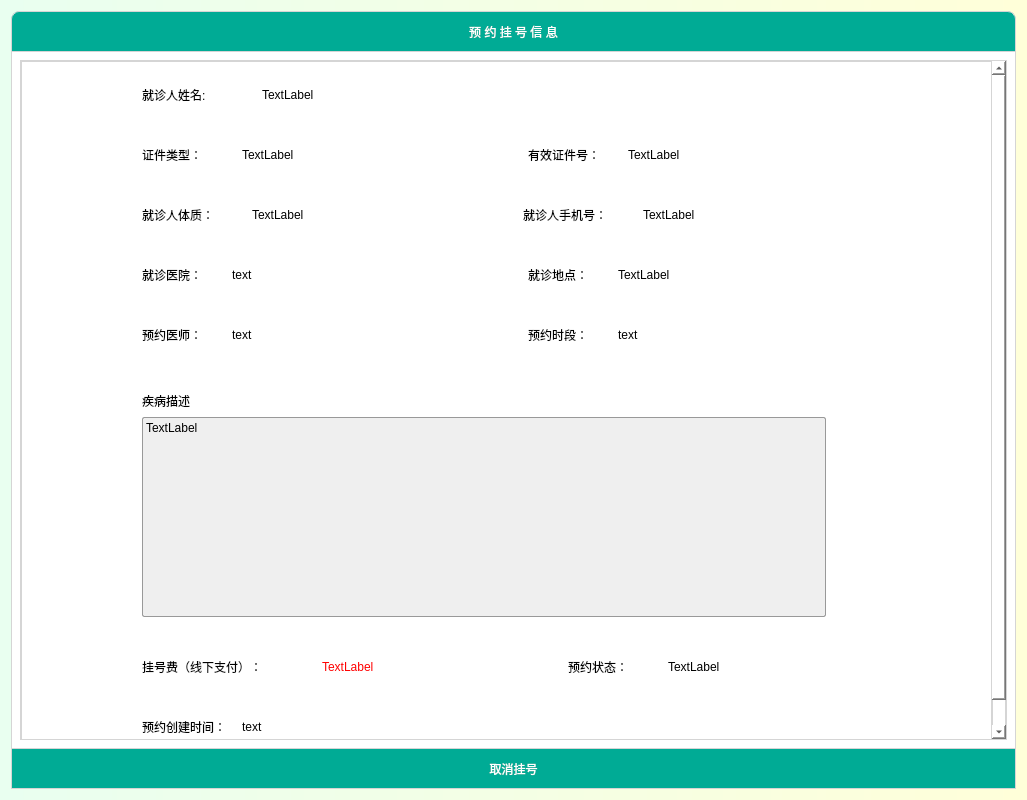
<?xml version="1.0" encoding="UTF-8"?>
<ui version="4.0">
 <class>appointmentWidget</class>
 <widget class="QWidget" name="appointmentWidget">
  <property name="geometry">
   <rect>
    <x>0</x>
    <y>0</y>
    <width>1027</width>
    <height>800</height>
   </rect>
  </property>
  <property name="minimumSize">
   <size>
    <width>800</width>
    <height>800</height>
   </size>
  </property>
  <property name="windowTitle">
   <string>Form</string>
  </property>
  <property name="styleSheet">
   <string notr="true">background-color: qlineargradient(spread:pad, x1:0, y1:0, x2:1, y2:0, stop:0 rgba(233, 255, 240), stop:1 rgba(255, 255, 217));</string>
  </property>
  <layout class="QVBoxLayout" name="verticalLayout">
   <property name="spacing">
    <number>0</number>
   </property>
   <item>
    <widget class="QLabel" name="skinDisName_label">
     <property name="sizePolicy">
      <sizepolicy hsizetype="Expanding" vsizetype="Fixed">
       <horstretch>0</horstretch>
       <verstretch>0</verstretch>
      </sizepolicy>
     </property>
     <property name="minimumSize">
      <size>
       <width>160</width>
       <height>40</height>
      </size>
     </property>
     <property name="maximumSize">
      <size>
       <width>5000</width>
       <height>40</height>
      </size>
     </property>
     <property name="styleSheet">
      <string notr="true">font: 75 14pt &quot;微软雅黑&quot;;
color:#fff;
background-color:rgb(0,171,149);
border-radius:0px;
border-top-left-radius:8px;
border-top-right-radius:8px;
border:1px solid #d5d5d5;
border-bottom:0;
</string>
     </property>
     <property name="text">
      <string>预 约 挂 号 信 息</string>
     </property>
     <property name="textFormat">
      <enum>Qt::AutoText</enum>
     </property>
     <property name="scaledContents">
      <bool>false</bool>
     </property>
     <property name="alignment">
      <set>Qt::AlignCenter</set>
     </property>
    </widget>
   </item>
   <item>
    <widget class="QWidget" name="widget" native="true">
     <property name="styleSheet">
      <string notr="true">QWidget{
background-color: rgb(255, 255, 255);
border:1px solid #d5d5d5;
}
QLabel{
border:0;
}</string>
     </property>
     <layout class="QVBoxLayout" name="verticalLayout_2">
      <item>
       <widget class="QScrollArea" name="scrollArea">
        <property name="styleSheet">
         <string notr="true">QScrollBar:vertical
{
width:8px;
margin:0px,0px,0px,0px;
padding-top:9px; 
padding-bottom:9px;
background-color:rgba(0,171,149, 0.2);
}</string>
        </property>
        <property name="widgetResizable">
         <bool>true</bool>
        </property>
        <widget class="QWidget" name="scrollAreaWidgetContents">
         <property name="geometry">
          <rect>
           <x>0</x>
           <y>0</y>
           <width>981</width>
           <height>823</height>
          </rect>
         </property>
         <layout class="QHBoxLayout" name="horizontalLayout_7">
          <item>
           <spacer name="horizontalSpacer_6">
            <property name="orientation">
             <enum>Qt::Horizontal</enum>
            </property>
            <property name="sizeType">
             <enum>QSizePolicy::Fixed</enum>
            </property>
            <property name="sizeHint" stdset="0">
             <size>
              <width>103</width>
              <height>20</height>
             </size>
            </property>
           </spacer>
          </item>
          <item>
           <widget class="QWidget" name="widget_2" native="true">
            <property name="styleSheet">
             <string notr="true">QWidget{
border:0;
}
QScrollBar:vertical
{
width:8px;
margin:0px,0px,0px,0px;
padding-top:9px; 
padding-bottom:9px;
background-color:rgb(0,171,149);
}</string>
            </property>
            <layout class="QVBoxLayout" name="verticalLayout_4">
             <property name="spacing">
              <number>40</number>
             </property>
             <property name="leftMargin">
              <number>9</number>
             </property>
             <property name="topMargin">
              <number>0</number>
             </property>
             <property name="bottomMargin">
              <number>0</number>
             </property>
             <item>
              <spacer name="verticalSpacer">
               <property name="orientation">
                <enum>Qt::Vertical</enum>
               </property>
               <property name="sizeType">
                <enum>QSizePolicy::Fixed</enum>
               </property>
               <property name="sizeHint" stdset="0">
                <size>
                 <width>20</width>
                 <height>15</height>
                </size>
               </property>
              </spacer>
             </item>
             <item>
              <layout class="QHBoxLayout" name="horizontalLayout">
               <property name="spacing">
                <number>0</number>
               </property>
               <item>
                <widget class="QLabel" name="label_48">
                 <property name="sizePolicy">
                  <sizepolicy hsizetype="Fixed" vsizetype="Preferred">
                   <horstretch>0</horstretch>
                   <verstretch>0</verstretch>
                  </sizepolicy>
                 </property>
                 <property name="minimumSize">
                  <size>
                   <width>120</width>
                   <height>0</height>
                  </size>
                 </property>
                 <property name="maximumSize">
                  <size>
                   <width>120</width>
                   <height>16777215</height>
                  </size>
                 </property>
                 <property name="styleSheet">
                  <string notr="true">font: 12pt &quot;微软雅黑&quot;;</string>
                 </property>
                 <property name="text">
                  <string>就诊人姓名:</string>
                 </property>
                </widget>
               </item>
               <item>
                <widget class="QLabel" name="patName">
                 <property name="styleSheet">
                  <string notr="true">font: 12pt &quot;微软雅黑&quot;;</string>
                 </property>
                 <property name="text">
                  <string>TextLabel</string>
                 </property>
                </widget>
               </item>
               <item>
                <spacer name="horizontalSpacer_7">
                 <property name="orientation">
                  <enum>Qt::Horizontal</enum>
                 </property>
                 <property name="sizeHint" stdset="0">
                  <size>
                   <width>40</width>
                   <height>20</height>
                  </size>
                 </property>
                </spacer>
               </item>
              </layout>
             </item>
             <item>
              <layout class="QHBoxLayout" name="horizontalLayout_5">
               <property name="spacing">
                <number>0</number>
               </property>
               <item>
                <widget class="QLabel" name="label_47">
                 <property name="sizePolicy">
                  <sizepolicy hsizetype="Fixed" vsizetype="Preferred">
                   <horstretch>0</horstretch>
                   <verstretch>0</verstretch>
                  </sizepolicy>
                 </property>
                 <property name="minimumSize">
                  <size>
                   <width>100</width>
                   <height>0</height>
                  </size>
                 </property>
                 <property name="maximumSize">
                  <size>
                   <width>100</width>
                   <height>16777215</height>
                  </size>
                 </property>
                 <property name="styleSheet">
                  <string notr="true">font: 10pt &quot;微软雅黑&quot;;</string>
                 </property>
                 <property name="text">
                  <string>&lt;span style='color:black;'&gt;证件类型：&lt;/span&gt;</string>
                 </property>
                </widget>
               </item>
               <item>
                <widget class="QLabel" name="idType">
                 <property name="styleSheet">
                  <string notr="true">font: 10pt &quot;微软雅黑&quot;;</string>
                 </property>
                 <property name="text">
                  <string>TextLabel</string>
                 </property>
                </widget>
               </item>
               <item>
                <spacer name="horizontalSpacer_5">
                 <property name="orientation">
                  <enum>Qt::Horizontal</enum>
                 </property>
                 <property name="sizeType">
                  <enum>QSizePolicy::Preferred</enum>
                 </property>
                 <property name="sizeHint" stdset="0">
                  <size>
                   <width>40</width>
                   <height>20</height>
                  </size>
                 </property>
                </spacer>
               </item>
               <item>
                <widget class="QLabel" name="label_46">
                 <property name="sizePolicy">
                  <sizepolicy hsizetype="Fixed" vsizetype="Preferred">
                   <horstretch>0</horstretch>
                   <verstretch>0</verstretch>
                  </sizepolicy>
                 </property>
                 <property name="minimumSize">
                  <size>
                   <width>100</width>
                   <height>0</height>
                  </size>
                 </property>
                 <property name="maximumSize">
                  <size>
                   <width>100</width>
                   <height>16777215</height>
                  </size>
                 </property>
                 <property name="styleSheet">
                  <string notr="true">font: 10pt &quot;微软雅黑&quot;;</string>
                 </property>
                 <property name="text">
                  <string>&lt;span style='color:black;'&gt;有效证件号：&lt;/span&gt;</string>
                 </property>
                </widget>
               </item>
               <item>
                <widget class="QLabel" name="idNum">
                 <property name="styleSheet">
                  <string notr="true">font: 10pt &quot;微软雅黑&quot;;</string>
                 </property>
                 <property name="text">
                  <string>TextLabel</string>
                 </property>
                </widget>
               </item>
              </layout>
             </item>
             <item>
              <layout class="QHBoxLayout" name="horizontalLayout_2">
               <property name="spacing">
                <number>0</number>
               </property>
               <item>
                <widget class="QLabel" name="label_39">
                 <property name="sizePolicy">
                  <sizepolicy hsizetype="Fixed" vsizetype="Preferred">
                   <horstretch>0</horstretch>
                   <verstretch>0</verstretch>
                  </sizepolicy>
                 </property>
                 <property name="minimumSize">
                  <size>
                   <width>110</width>
                   <height>0</height>
                  </size>
                 </property>
                 <property name="maximumSize">
                  <size>
                   <width>110</width>
                   <height>16777215</height>
                  </size>
                 </property>
                 <property name="styleSheet">
                  <string notr="true">font: 10pt &quot;微软雅黑&quot;;</string>
                 </property>
                 <property name="text">
                  <string>&lt;span style='color:black;'&gt;就诊人体质：&lt;/span&gt;</string>
                 </property>
                </widget>
               </item>
               <item>
                <widget class="QLabel" name="patCons">
                 <property name="styleSheet">
                  <string notr="true">font: 10pt &quot;微软雅黑&quot;;</string>
                 </property>
                 <property name="text">
                  <string>TextLabel</string>
                 </property>
                </widget>
               </item>
               <item>
                <spacer name="horizontalSpacer">
                 <property name="orientation">
                  <enum>Qt::Horizontal</enum>
                 </property>
                 <property name="sizeType">
                  <enum>QSizePolicy::Preferred</enum>
                 </property>
                 <property name="sizeHint" stdset="0">
                  <size>
                   <width>40</width>
                   <height>20</height>
                  </size>
                 </property>
                </spacer>
               </item>
               <item>
                <widget class="QLabel" name="label">
                 <property name="sizePolicy">
                  <sizepolicy hsizetype="Fixed" vsizetype="Preferred">
                   <horstretch>0</horstretch>
                   <verstretch>0</verstretch>
                  </sizepolicy>
                 </property>
                 <property name="minimumSize">
                  <size>
                   <width>120</width>
                   <height>0</height>
                  </size>
                 </property>
                 <property name="maximumSize">
                  <size>
                   <width>120</width>
                   <height>16777215</height>
                  </size>
                 </property>
                 <property name="styleSheet">
                  <string notr="true">font: 10pt &quot;微软雅黑&quot;;</string>
                 </property>
                 <property name="text">
                  <string>&lt;span style='color:black;'&gt;就诊人手机号：&lt;/span&gt;</string>
                 </property>
                </widget>
               </item>
               <item>
                <widget class="QLabel" name="patPhone">
                 <property name="styleSheet">
                  <string notr="true">font: 10pt &quot;微软雅黑&quot;;</string>
                 </property>
                 <property name="text">
                  <string>TextLabel</string>
                 </property>
                </widget>
               </item>
              </layout>
             </item>
             <item>
              <layout class="QHBoxLayout" name="horizontalLayout_3">
               <property name="spacing">
                <number>0</number>
               </property>
               <item>
                <widget class="QLabel" name="label_43">
                 <property name="sizePolicy">
                  <sizepolicy hsizetype="Fixed" vsizetype="Preferred">
                   <horstretch>0</horstretch>
                   <verstretch>0</verstretch>
                  </sizepolicy>
                 </property>
                 <property name="minimumSize">
                  <size>
                   <width>90</width>
                   <height>0</height>
                  </size>
                 </property>
                 <property name="maximumSize">
                  <size>
                   <width>90</width>
                   <height>16777215</height>
                  </size>
                 </property>
                 <property name="styleSheet">
                  <string notr="true">font: 10pt &quot;微软雅黑&quot;;</string>
                 </property>
                 <property name="text">
                  <string>&lt;span style='color:black;'&gt;就诊医院：&lt;/span&gt;</string>
                 </property>
                </widget>
               </item>
               <item>
                <widget class="QLabel" name="hospitalName">
                 <property name="styleSheet">
                  <string notr="true">font: 10pt &quot;微软雅黑&quot;;</string>
                 </property>
                 <property name="text">
                  <string>text</string>
                 </property>
                </widget>
               </item>
               <item>
                <spacer name="horizontalSpacer_2">
                 <property name="orientation">
                  <enum>Qt::Horizontal</enum>
                 </property>
                 <property name="sizeType">
                  <enum>QSizePolicy::Preferred</enum>
                 </property>
                 <property name="sizeHint" stdset="0">
                  <size>
                   <width>40</width>
                   <height>20</height>
                  </size>
                 </property>
                </spacer>
               </item>
               <item>
                <widget class="QLabel" name="patCons_2">
                 <property name="sizePolicy">
                  <sizepolicy hsizetype="Fixed" vsizetype="Preferred">
                   <horstretch>0</horstretch>
                   <verstretch>0</verstretch>
                  </sizepolicy>
                 </property>
                 <property name="minimumSize">
                  <size>
                   <width>90</width>
                   <height>0</height>
                  </size>
                 </property>
                 <property name="maximumSize">
                  <size>
                   <width>90</width>
                   <height>16777215</height>
                  </size>
                 </property>
                 <property name="styleSheet">
                  <string notr="true">font: 10pt &quot;微软雅黑&quot;;</string>
                 </property>
                 <property name="text">
                  <string>就诊地点：</string>
                 </property>
                </widget>
               </item>
               <item>
                <widget class="QLabel" name="hosPos">
                 <property name="styleSheet">
                  <string notr="true">font: 10pt &quot;微软雅黑&quot;;</string>
                 </property>
                 <property name="text">
                  <string>TextLabel</string>
                 </property>
                </widget>
               </item>
              </layout>
             </item>
             <item>
              <layout class="QHBoxLayout" name="horizontalLayout_4">
               <property name="spacing">
                <number>0</number>
               </property>
               <item>
                <widget class="QLabel" name="label_44">
                 <property name="sizePolicy">
                  <sizepolicy hsizetype="Fixed" vsizetype="Preferred">
                   <horstretch>0</horstretch>
                   <verstretch>0</verstretch>
                  </sizepolicy>
                 </property>
                 <property name="minimumSize">
                  <size>
                   <width>90</width>
                   <height>0</height>
                  </size>
                 </property>
                 <property name="maximumSize">
                  <size>
                   <width>90</width>
                   <height>16777215</height>
                  </size>
                 </property>
                 <property name="sizeIncrement">
                  <size>
                   <width>0</width>
                   <height>0</height>
                  </size>
                 </property>
                 <property name="styleSheet">
                  <string notr="true">font: 10pt &quot;微软雅黑&quot;;</string>
                 </property>
                 <property name="text">
                  <string>&lt;span style='color:black;'&gt;预约医师：&lt;/span&gt;</string>
                 </property>
                </widget>
               </item>
               <item>
                <widget class="QLabel" name="doctor">
                 <property name="styleSheet">
                  <string notr="true">font: 10pt &quot;微软雅黑&quot;;</string>
                 </property>
                 <property name="text">
                  <string>text</string>
                 </property>
                </widget>
               </item>
               <item>
                <spacer name="horizontalSpacer_3">
                 <property name="orientation">
                  <enum>Qt::Horizontal</enum>
                 </property>
                 <property name="sizeType">
                  <enum>QSizePolicy::Preferred</enum>
                 </property>
                 <property name="sizeHint" stdset="0">
                  <size>
                   <width>40</width>
                   <height>20</height>
                  </size>
                 </property>
                </spacer>
               </item>
               <item>
                <widget class="QLabel" name="label_52">
                 <property name="sizePolicy">
                  <sizepolicy hsizetype="Fixed" vsizetype="Preferred">
                   <horstretch>0</horstretch>
                   <verstretch>0</verstretch>
                  </sizepolicy>
                 </property>
                 <property name="minimumSize">
                  <size>
                   <width>90</width>
                   <height>0</height>
                  </size>
                 </property>
                 <property name="maximumSize">
                  <size>
                   <width>90</width>
                   <height>16777215</height>
                  </size>
                 </property>
                 <property name="styleSheet">
                  <string notr="true">font: 10pt &quot;微软雅黑&quot;;</string>
                 </property>
                 <property name="text">
                  <string>&lt;span style='color:black;'&gt;预约时段：&lt;/span&gt;</string>
                 </property>
                </widget>
               </item>
               <item>
                <widget class="QLabel" name="appoDate">
                 <property name="styleSheet">
                  <string notr="true">font: 10pt &quot;微软雅黑&quot;;</string>
                 </property>
                 <property name="text">
                  <string>text</string>
                 </property>
                </widget>
               </item>
              </layout>
             </item>
             <item>
              <layout class="QVBoxLayout" name="verticalLayout_3">
               <property name="spacing">
                <number>0</number>
               </property>
               <item>
                <widget class="QLabel" name="label_49">
                 <property name="sizePolicy">
                  <sizepolicy hsizetype="Fixed" vsizetype="Fixed">
                   <horstretch>0</horstretch>
                   <verstretch>0</verstretch>
                  </sizepolicy>
                 </property>
                 <property name="minimumSize">
                  <size>
                   <width>125</width>
                   <height>32</height>
                  </size>
                 </property>
                 <property name="maximumSize">
                  <size>
                   <width>125</width>
                   <height>32</height>
                  </size>
                 </property>
                 <property name="styleSheet">
                  <string notr="true">font: 10pt &quot;微软雅黑&quot;;</string>
                 </property>
                 <property name="text">
                  <string>&lt;span style='color:black;'&gt;疾病描述&lt;/span&gt;</string>
                 </property>
                </widget>
               </item>
               <item>
                <widget class="QLabel" name="desc">
                 <property name="sizePolicy">
                  <sizepolicy hsizetype="Fixed" vsizetype="Preferred">
                   <horstretch>0</horstretch>
                   <verstretch>0</verstretch>
                  </sizepolicy>
                 </property>
                 <property name="minimumSize">
                  <size>
                   <width>684</width>
                   <height>200</height>
                  </size>
                 </property>
                 <property name="maximumSize">
                  <size>
                   <width>684</width>
                   <height>16777215</height>
                  </size>
                 </property>
                 <property name="styleSheet">
                  <string notr="true">font: 10pt &quot;微软雅黑&quot;;
border:1px solid #999999;
border-radius:2px;
background-color: rgb(239, 239, 239);</string>
                 </property>
                 <property name="text">
                  <string>TextLabel</string>
                 </property>
                 <property name="alignment">
                  <set>Qt::AlignLeading|Qt::AlignLeft|Qt::AlignTop</set>
                 </property>
                 <property name="wordWrap">
                  <bool>true</bool>
                 </property>
                </widget>
               </item>
              </layout>
             </item>
             <item>
              <layout class="QHBoxLayout" name="horizontalLayout_6">
               <property name="spacing">
                <number>0</number>
               </property>
               <item>
                <widget class="QLabel" name="label_50">
                 <property name="sizePolicy">
                  <sizepolicy hsizetype="Fixed" vsizetype="Preferred">
                   <horstretch>0</horstretch>
                   <verstretch>0</verstretch>
                  </sizepolicy>
                 </property>
                 <property name="minimumSize">
                  <size>
                   <width>180</width>
                   <height>0</height>
                  </size>
                 </property>
                 <property name="maximumSize">
                  <size>
                   <width>180</width>
                   <height>16777215</height>
                  </size>
                 </property>
                 <property name="styleSheet">
                  <string notr="true">font: 10pt &quot;微软雅黑&quot;;</string>
                 </property>
                 <property name="text">
                  <string>&lt;span style='color:black;'&gt;挂号费（线下支付）：&lt;/span&gt;</string>
                 </property>
                </widget>
               </item>
               <item>
                <widget class="QLabel" name="price">
                 <property name="styleSheet">
                  <string notr="true">font: 10pt &quot;微软雅黑&quot;;
color: rgb(255, 0, 0);</string>
                 </property>
                 <property name="text">
                  <string>TextLabel</string>
                 </property>
                </widget>
               </item>
               <item>
                <spacer name="horizontalSpacer_4">
                 <property name="orientation">
                  <enum>Qt::Horizontal</enum>
                 </property>
                 <property name="sizeType">
                  <enum>QSizePolicy::Preferred</enum>
                 </property>
                 <property name="sizeHint" stdset="0">
                  <size>
                   <width>40</width>
                   <height>20</height>
                  </size>
                 </property>
                </spacer>
               </item>
               <item>
                <widget class="QLabel" name="label_3">
                 <property name="sizePolicy">
                  <sizepolicy hsizetype="Fixed" vsizetype="Preferred">
                   <horstretch>0</horstretch>
                   <verstretch>0</verstretch>
                  </sizepolicy>
                 </property>
                 <property name="minimumSize">
                  <size>
                   <width>100</width>
                   <height>0</height>
                  </size>
                 </property>
                 <property name="maximumSize">
                  <size>
                   <width>100</width>
                   <height>16777215</height>
                  </size>
                 </property>
                 <property name="styleSheet">
                  <string notr="true">font: 10pt &quot;微软雅黑&quot;;</string>
                 </property>
                 <property name="text">
                  <string>预约状态：</string>
                 </property>
                </widget>
               </item>
               <item>
                <widget class="QLabel" name="status">
                 <property name="styleSheet">
                  <string notr="true">font: 10pt &quot;微软雅黑&quot;;</string>
                 </property>
                 <property name="text">
                  <string>TextLabel</string>
                 </property>
                </widget>
               </item>
              </layout>
             </item>
             <item>
              <layout class="QHBoxLayout" name="horizontalLayout_8">
               <property name="spacing">
                <number>0</number>
               </property>
               <item>
                <widget class="QLabel" name="label_4">
                 <property name="sizePolicy">
                  <sizepolicy hsizetype="Fixed" vsizetype="Preferred">
                   <horstretch>0</horstretch>
                   <verstretch>0</verstretch>
                  </sizepolicy>
                 </property>
                 <property name="minimumSize">
                  <size>
                   <width>100</width>
                   <height>0</height>
                  </size>
                 </property>
                 <property name="maximumSize">
                  <size>
                   <width>100</width>
                   <height>16777215</height>
                  </size>
                 </property>
                 <property name="styleSheet">
                  <string notr="true">font: 9pt &quot;微软雅黑&quot;;</string>
                 </property>
                 <property name="text">
                  <string>预约创建时间：</string>
                 </property>
                </widget>
               </item>
               <item>
                <widget class="QLabel" name="createDate">
                 <property name="styleSheet">
                  <string notr="true">font: 9pt &quot;微软雅黑&quot;;</string>
                 </property>
                 <property name="text">
                  <string>text</string>
                 </property>
                </widget>
               </item>
               <item>
                <spacer name="horizontalSpacer_9">
                 <property name="orientation">
                  <enum>Qt::Horizontal</enum>
                 </property>
                 <property name="sizeHint" stdset="0">
                  <size>
                   <width>40</width>
                   <height>20</height>
                  </size>
                 </property>
                </spacer>
               </item>
              </layout>
             </item>
             <item>
              <spacer name="verticalSpacer_2">
               <property name="orientation">
                <enum>Qt::Vertical</enum>
               </property>
               <property name="sizeType">
                <enum>QSizePolicy::Fixed</enum>
               </property>
               <property name="sizeHint" stdset="0">
                <size>
                 <width>20</width>
                 <height>20</height>
                </size>
               </property>
              </spacer>
             </item>
            </layout>
           </widget>
          </item>
          <item>
           <spacer name="horizontalSpacer_8">
            <property name="orientation">
             <enum>Qt::Horizontal</enum>
            </property>
            <property name="sizeType">
             <enum>QSizePolicy::Fixed</enum>
            </property>
            <property name="sizeHint" stdset="0">
             <size>
              <width>100</width>
              <height>20</height>
             </size>
            </property>
           </spacer>
          </item>
         </layout>
        </widget>
       </widget>
      </item>
     </layout>
    </widget>
   </item>
   <item>
    <widget class="QPushButton" name="cancel_btn">
     <property name="minimumSize">
      <size>
       <width>0</width>
       <height>40</height>
      </size>
     </property>
     <property name="maximumSize">
      <size>
       <width>16777215</width>
       <height>40</height>
      </size>
     </property>
     <property name="cursor">
      <cursorShape>PointingHandCursor</cursorShape>
     </property>
     <property name="styleSheet">
      <string notr="true">background-color:rgb(0,171,149);
font: 75 12pt &quot;微软雅黑&quot;;
color:#fff;
border:1px solid #d5d5d5;
border-top:0;</string>
     </property>
     <property name="text">
      <string>取消挂号</string>
     </property>
    </widget>
   </item>
  </layout>
 </widget>
 <resources/>
 <connections/>
</ui>
